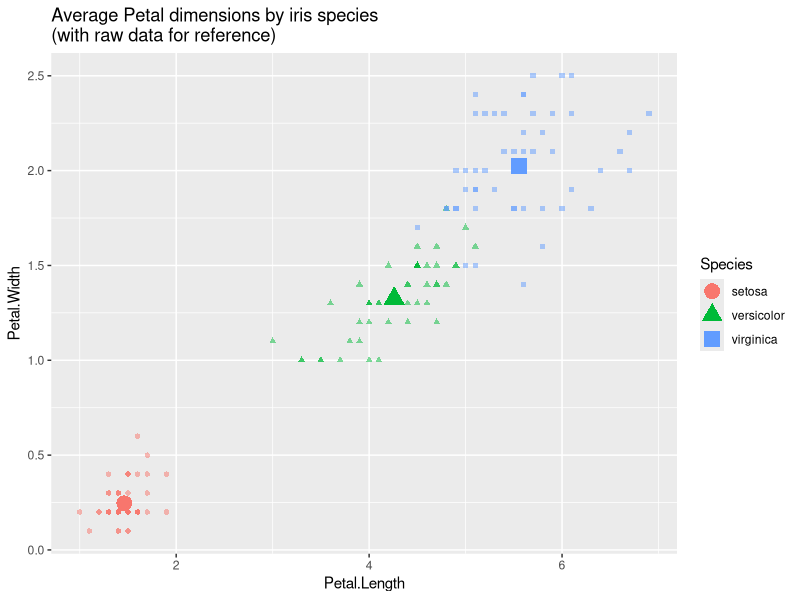

The R script that drew this image:
# informalexample 5.30 of section 5.3.1 
# (informalexample 5.30 of section 5.3.1)  : Data engineering and data shaping : Aggregating transforms : Combining many rows into summary rows 

iris_summary <- aggregate(
  cbind(Petal.Length, Petal.Width) ~ Species, 
  data = iris, 
  FUN = mean)

print(iris_summary)

#      Species Petal.Length Petal.Width
# 1     setosa        1.462       0.246
# 2 versicolor        4.260       1.326
# 3  virginica        5.552       2.026

library(ggplot2)
ggplot(mapping = aes(x = Petal.Length, y = Petal.Width, 
                     shape = Species, color = Species)) + 
  geom_point(data = iris, # raw data
             alpha = 0.5) + 
  geom_point(data = iris_summary, # per-group summaries
             size = 5) +
  ggtitle("Average Petal dimensions by iris species\n(with raw data for reference)")

